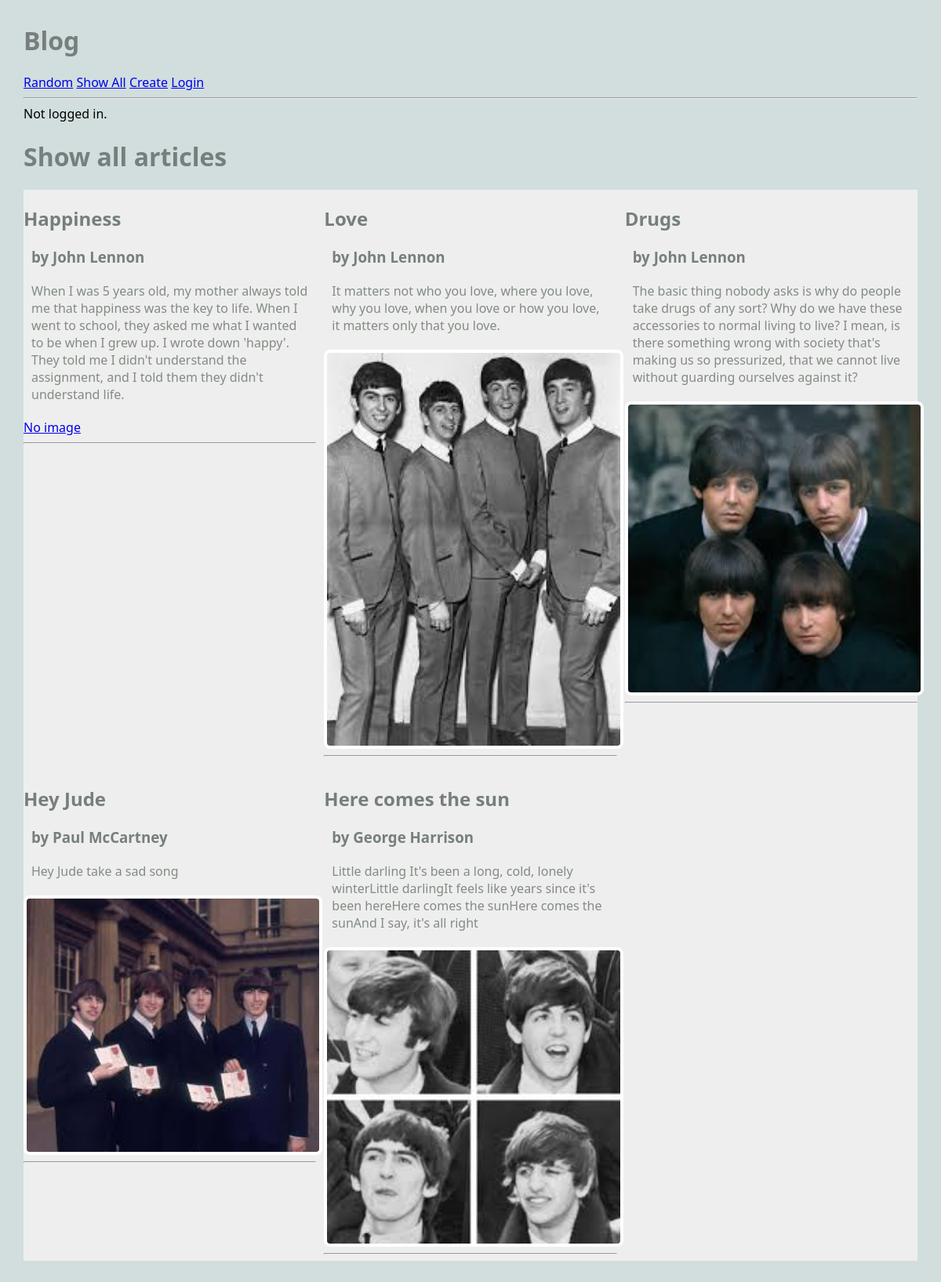
/blog/show_all, run on the app's committed database.
### blog/models.py (models this page shows, shortened)
class Article(models.Model):
    title = models.TextField(blank=True)  # can create title even if empty
    author = models.TextField(blank=True)
    text = models.TextField(blank=True)
    published = models.DateTimeField(auto_now=True)  # set time to now
    image_file = models.ImageField(blank=True)  # imagefield now
    user = models.ForeignKey(User, on_delete=models.CASCADE)  ## NEW
    def __str__(self):
        return f"{self.title} by {self.author}"

### blog/views.py (the view)
# urls.py: path("show_all", ShowAllView.as_view(), name="show_all"),
class ShowAllView(ListView):
    model = Article
    template_name = "blog/show_all.html"
    context_object_name = "articles"
    def dispatch(self, request, *args, **kwargs):
        if request.user.is_authenticated:
            print(f"ShowAllView.dispatch(): request.user={request.user}")
        else:
            print(f"ShowAllView.dispatch(): not logged in.")
        return super().dispatch(request, *args, **kwargs)

### blog/templates/blog/show_all.html
{%extends 'blog/base.html'%}
{% block content %}
<h1>Show all articles</h1>
<main class="grid-container">
    {% for article in articles %}
    <article>
        <div>
        <h2>{{article.title}}</h2>
        <h3>by {{article.author}}</h3>
        <p> {{article.text}}</p>
        </div>
        <a href="{% url 'article' article.pk %}">
        {% if article.image_file %}
        <img src="{{article.image_file.url}}" alt = "">
        {% else %}
        No image
        {% endif %}
        </a>
        <hr>
    </article>
    {% endfor %}
</main>
{% endblock %}

### static/styles-blog.css (style rules this page uses)
body { margin: 30px; background: #d1dedd; font-family:'Segoe UI', Tahoma, Geneva, Verdana, sans-serif; }
h1, h2, h3 { color: #767f7e; }
p { color: #828b82; }
.grid-container { background: #eee; max-width: 900px; display: grid; grid-template-columns: repeat(3, 1fr); grid-gap: 10px; max-width: 1200px; margin: 20px auto; }
article img, article.featured img { width: 100%; border: 4px solid #fff; border-radius: 8px; }
article p, article h3 { margin: 20px 10px; }

### data on the page
Article: title "Happiness", author "John Lennon", text "When I was 5 years old, my mother always told me that happiness was the key to life. When I went to school, they asked me what I wanted to be when I grew up. I wrote down 'happy'. They told me I didn't understand the assignment, and I told them they didn't understand life.", image_file "No image"
Article: title "Love", author "John Lennon", text "It matters not who you love, where you love, why you love, when you love or how you love, it matters only that you love.", image_file (picture)
Article: title "Drugs", author "John Lennon", text "The basic thing nobody asks is why do people take drugs of any sort? Why do we have these accessories to normal living to live? I mean, is there something wrong with society that's making us so pressurized, that we cannot live without guarding ourselves against it?", image_file (picture)
Article: title "Hey Jude", author "Paul McCartney", text "Hey Jude take a sad song", image_file (picture)
Article: title "Here comes the sun", author "George Harrison", text "Little darling It's been a long, cold, lonely winterLittle darlingIt feels like years since it's been hereHere comes the sunHere comes the sunAnd I say, it's all right", image_file (picture)
